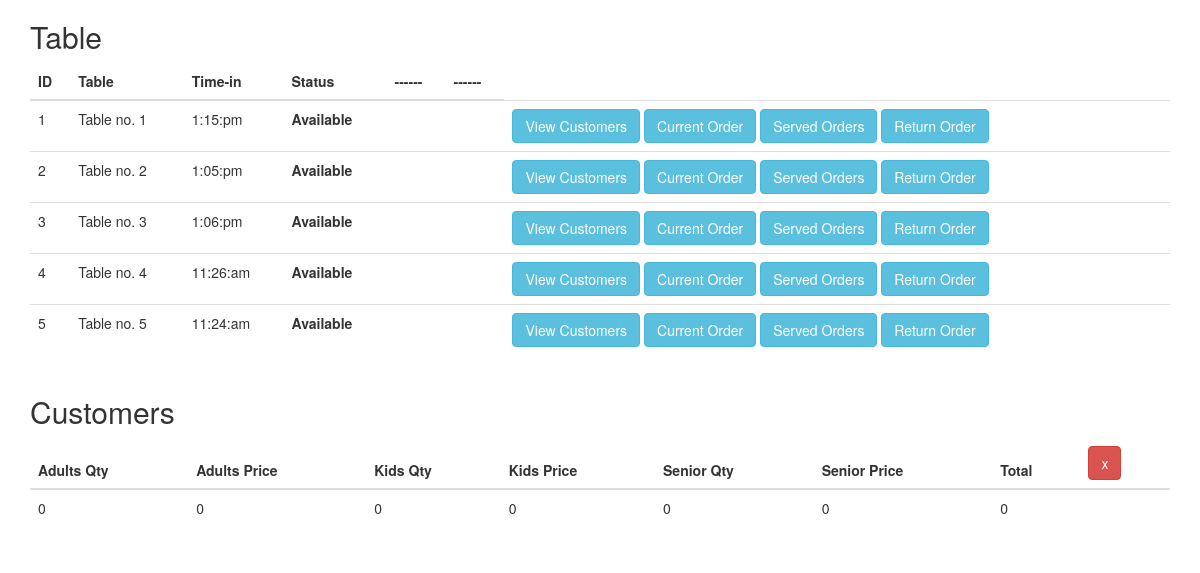
Page /viewCustomer.php?table_number=Table no. 4 on the committed database.
### tables this page shows
CREATE TABLE `all_table` (
  `id` int(11) NOT NULL,
  `table_number` varchar(255) NOT NULL,
  `stat` varchar(255) NOT NULL,
  `order_time` varchar(255) NOT NULL,
  `tracking_number` int(11) NOT NULL
);

CREATE TABLE `input_customer` (
  `id` int(11) NOT NULL,
  `number_customer` int(11) NOT NULL,
  `price_customer` varchar(255) NOT NULL,
  `kids_number` varchar(255) NOT NULL,
  `kids_price` varchar(255) NOT NULL,
  `senior_number` varchar(255) NOT NULL,
  `senior_price` varchar(255) NOT NULL,
  `table_number` varchar(255) NOT NULL,
  `total` varchar(255) NOT NULL,
  `time_in` varchar(255) NOT NULL,
  `tracking_number` int(11) NOT NULL
);

### viewTable.php (the view, shortened to what this page needs)
<?php
$mysql_hostname = "localhost";
$mysql_username = "root";
$mysql_password = "";
$mysql_database = "BuffetStyle";
$conn = new mysqli($mysql_hostname, $mysql_username, $mysql_password, $mysql_database);
$sql = "SELECT * FROM all_table";
$result = $conn->query($sql);
?>
<!DOCTYPE html>
<html>
<head>
<link rel="stylesheet" href="https://maxcdn.bootstrapcdn.com/bootstrap/3.4.0/css/bootstrap.min.css">
</head>
<body>
	<div class="container">
		<h2>Table</h2>
<table class="table">
	<thead>
		<tr>
		<th>ID</th>
		<th>Table</th>
        <th>Time-in</th>
        <th>Status</th>
        <th>------</th>
        <th>------</th>
	</tr>
	</thead>
	<tbody>
		<?php
			if ($result->num_rows > 0) {
				while ($row = $result->fetch_assoc()) {
		?>
					<tr>
					<td><?php echo $row['id']; ?></td>
					<td><?php echo $row['table_number']; ?></td>
                    <td><?php echo $row['order_time']; ?></td>
                    <td><strong><?php echo $row['stat']; ?></strong></td>
                    <td></td>
                    <td></td>
					<td><a class="btn btn-info" href="viewCustomer.php?table_number=<?php echo $row['table_number']; ?>">View Customers</a>&nbsp;<a class="btn btn-info" href="viewOrders.php?table_number=<?php echo $row['table_number']; ?>">Current Order</a>&nbsp;<a class="btn btn-info" href="viewServed.php?table_number=<?php echo $row['table_number']; ?>">Served Orders</a>&nbsp;<a class="btn btn-info" href="ReturnOrders.php?table_number=<?php echo $row['table_number']; ?>">Return Order</a>&nbsp;</td>
					</tr>
		<?php		}
			}
		?>
	</tbody>
</table>
	</div>
</body>
</html>

### viewCustomer.php (shortened to what this page needs)
<?php ;
include 'viewTable.php';
$mysql_hostname = "localhost";
$mysql_username = "root";
$mysql_password = "";
$mysql_database = "BuffetStyle";
$conn = new mysqli($mysql_hostname, $mysql_username, $mysql_password, $mysql_database);
if (isset($_GET['table_number'])) {
	$table_number = $_GET['table_number'];
	$sql = "SELECT * FROM `input_customer` WHERE `table_number`='$table_number'";
	$result = $conn->query($sql);
	?>
	<html>
	<head>
	<link rel="stylesheet" href="https://maxcdn.bootstrapcdn.com/bootstrap/3.4.0/css/bootstrap.min.css">
	</head>
	<body>
		<div class="container">
			<h2>Customers</h2>
	<table class="table">
		<thead>
			<tr>
			<th>Adults Qty</th>
			<th>Adults Price</th>
			<th>Kids Qty</th>
			<th>Kids Price</th>
			<th>Senior Qty</th>
			<th>Senior Price</th>
			<th>Total</th>
			<th><a class="btn btn-danger" href="viewTable.php">x</a></th>
		</tr>
		</thead>
		<tbody>
			<?php
				if ($result->num_rows > 0) {
					while ($row = $result->fetch_assoc()) {
			?>
						<tr>
						<td><?php echo $row['number_customer']; ?></td>
						<td><?php echo $row['price_customer']; ?></td>
						<td><?php echo $row['kids_number']; ?></td>
						<td><?php echo $row['kids_price']; ?></td>
						<td><?php echo $row['senior_number']; ?></td>
						<td><?php echo $row['senior_price']; ?></td>
						<td><?php echo $row['total']; ?></td>
						</tr>
			<?php		}
				}
			?>
		</tbody>
	</table>
		</div>
	</body>
	</html>
	<?php
		} else{
			header('Location: viewTable.php');
		}
	?>

### viewTable.php (style rules this page uses)
body { font-family: Arial, Helvetica, sans-serif; }

### rows in the picture
all_table: id "1", table_number "Table no. 1", order_time "1:15:pm", stat "Available"
all_table: id "2", table_number "Table no. 2", order_time "1:05:pm", stat "Available"
all_table: id "3", table_number "Table no. 3", order_time "1:06:pm", stat "Available"
all_table: id "4", table_number "Table no. 4", order_time "11:26:am", stat "Available"
all_table: id "5", table_number "Table no. 5", order_time "11:24:am", stat "Available"
input_customer: number_customer "0", price_customer "0", kids_number "0", kids_price "0", senior_number "0", senior_price "0", total "0"
